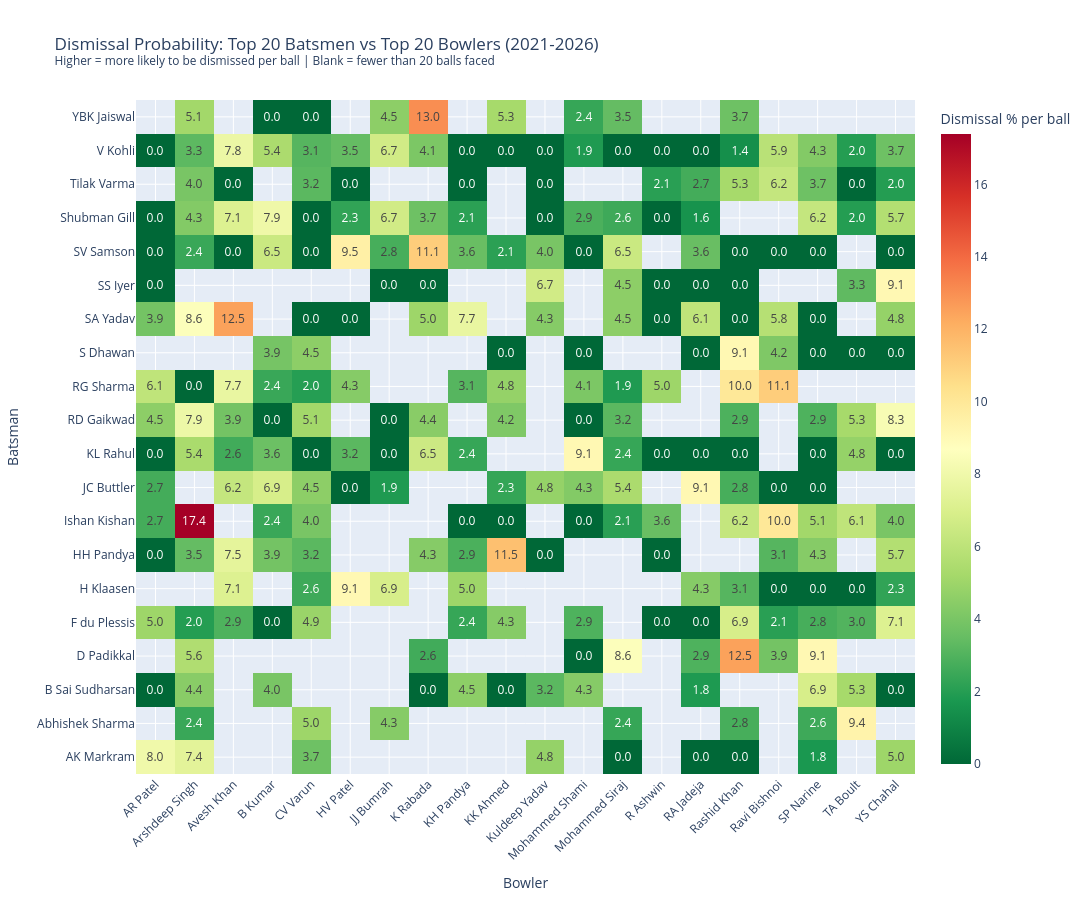

Notebook code cell kept with this figure:
### Code cell
# same structure as above but for dismissal probability
# color scale is reversed so high dismissal rate shows as red (bad for the batsman)

dp_matrix = heatmap_df.pivot_table(index='batter', columns='bowler', values='dismissal_prob')

dp_text = [
    ['{:.1f}'.format(v) if not pd.isna(v) else '' for v in row]
    for row in dp_matrix.values
]

fig2 = go.Figure(data=go.Heatmap(
    z=dp_matrix.values,
    x=dp_matrix.columns.tolist(),
    y=dp_matrix.index.tolist(),
    text=dp_text,
    texttemplate='%{text}',
    colorscale='RdYlGn_r',
    colorbar=dict(title='Dismissal % per ball')
))

fig2.update_layout(
    title='Dismissal Probability: Top 20 Batsmen vs Top 20 Bowlers (2021-2026)<br><sup>Higher = more likely to be dismissed per ball | Blank = fewer than 20 balls faced</sup>',
    xaxis_title='Bowler',
    yaxis_title='Batsman',
    width=1100,
    height=900,
    xaxis=dict(tickangle=-45)
)

fig2.show()

### Figure 1 — Plotly figure (JSON) as saved in the notebook; plotly's stock layout.template omitted (floating-point values rounded to 4 significant figures; data arrays with more than 128 entries replaced by an {"elided": "..."} marker saying what was removed)
{"data": [{"colorbar": {"title": {"text": "Dismissal % per ball"}}, "colorscale": [[0.0, "rgb(0,104,55)"], [0.1, "rgb(26,152,80)"], [0.2, "rgb(102,189,99)"], [0.3, "rgb(166,217,106)"], [0.4, "rgb(217,239,139)"], [0.5, "rgb(255,255,191)"], [0.6, "rgb(254,224,139)"], [0.7, "rgb(253,174,97)"], [0.8, "rgb(244,109,67)"], [0.9, "rgb(215,48,39)"], [1.0, "rgb(165,0,38)"]], "text": {"elided": "20x20 str values"}, "texttemplate": "%{text}", "type": "heatmap", "x": ["AR Patel", "Arshdeep Singh", "Avesh Khan", "B Kumar", "CV Varun", "HV Patel", "JJ Bumrah", "K Rabada", "KH Pandya", "KK Ahmed", "Kuldeep Yadav", "Mohammed Shami", "Mohammed Siraj", "R Ashwin", "RA Jadeja", "Rashid Khan", "Ravi Bishnoi", "SP Narine", "TA Boult", "YS Chahal"], "y": ["AK Markram", "Abhishek Sharma", "B Sai Sudharsan", "D Padikkal", "F du Plessis", "H Klaasen", "HH Pandya", "Ishan Kishan", "JC Buttler", "KL Rahul", "RD Gaikwad", "RG Sharma", "S Dhawan", "SA Yadav", "SS Iyer", "SV Samson", "Shubman Gill", "Tilak Varma", "V Kohli", "YBK Jaiswal"], "z": {"elided": "20x20 float values"}}], "layout": {"height": 900, "title": {"text": "Dismissal Probability: Top 20 Batsmen vs Top 20 Bowlers (2021-2026)<br><sup>Higher = more likely to be dismissed per ball | Blank = fewer than 20 balls faced</sup>"}, "width": 1100, "xaxis": {"tickangle": -45, "title": {"text": "Bowler"}}, "yaxis": {"title": {"text": "Batsman"}}}}
